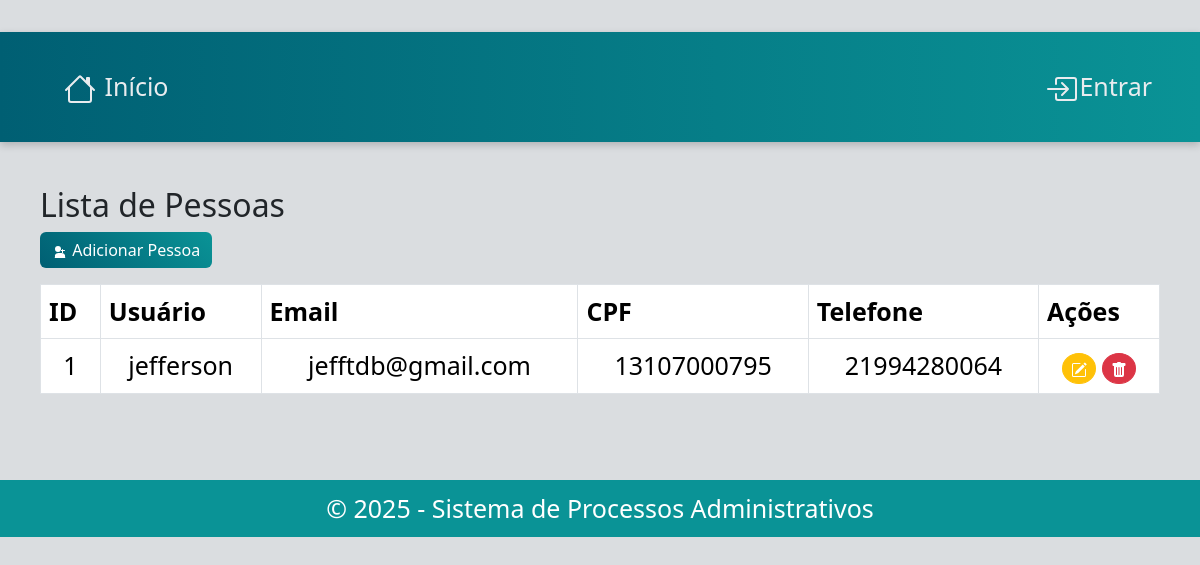
The app's page /pessoa/ with its own data.
### pessoa/models.py (models this page shows, shortened)
class Pessoa(AbstractUser):
    cpf = models.CharField(max_length=11, unique=True)
    email = models.CharField(unique=True)
    telefone = models.CharField(max_length=11)

### pessoa/views.py (the view)
# urls.py: path('', views.lista_pessoa, name='lista_pessoa'),
def lista_pessoa(request):
    pessoas = Pessoa.objects.all()
    return render(request, 'pessoa/lista_pessoa.html', {'pessoas': pessoas})

### pessoa/templates/pessoa/lista_pessoa.html (shortened to what this page needs)
{% extends "base.html" %}
{% block content %}
<h2>Lista de Pessoas</h2>
<a class="btn btn-primary mb-3" href="{% url 'add_pessoa' %}">
    Adicionar Pessoa
</a>
{% if pessoas %}
<table class="table table-bordered">
    <thead>
        <tr>
            <th>ID</th>
            <th>Usuário</th>
            <th>Email</th>
            <th>CPF</th>
            <th>Telefone</th>
            <th>Ações</th>
        </tr>
    </thead>
    <tbody>
        {% for pessoa in pessoas %}
        <tr>
            <td>{{ pessoa.id }}</td>
            <td>{{ pessoa.username }}</td>
            <td>{{ pessoa.email }}</td>
            <td>{{ pessoa.cpf }}</td>
            <td>{{ pessoa.telefone }}</td>
            <td>
                <a class="btn btn-warning btn-sm redondo" href="{% url 'editar_pessoa' pessoa.id %}">
                </a>
                <a class="btn btn-danger btn-sm redondo" href="{% url 'excluir_pessoa' pessoa.id %}"
                    onclick="return confirm('Tem certeza que deseja excluir esta pessoa?')">
                </a>
            </td>
        </tr>
        {% endfor %}
    </tbody>
</table>
{% else %}
<p>Nenhuma pessoa cadastrada.</p>
{% endif %}
{% endblock %}

### processo/static/processo/style.css (style rules this page uses)
body { background-color: #f8f9fa; padding: 2rem 0; font-size: 25px; }
.btn svg { color: white; }
.redondo { border-radius: 100%; }

### static/style.css (style rules this page uses)
body { background-color: #dadde0ff; font-family: 'Segoe UI', sans-serif; }
.table thead { background-color: #0a9396; color: #fff; }
.btn-primary { background: linear-gradient(45deg, #005f73, #0a9396); border: none; }
table tbody td { text-align: center; }

### records on screen
Pessoa: id "1", username "jefferson", email "jefftdb@gmail.com", cpf "13107000795", telefone "21994280064"

### other values on screen
{{ year|default:"2025" }} "2025"
